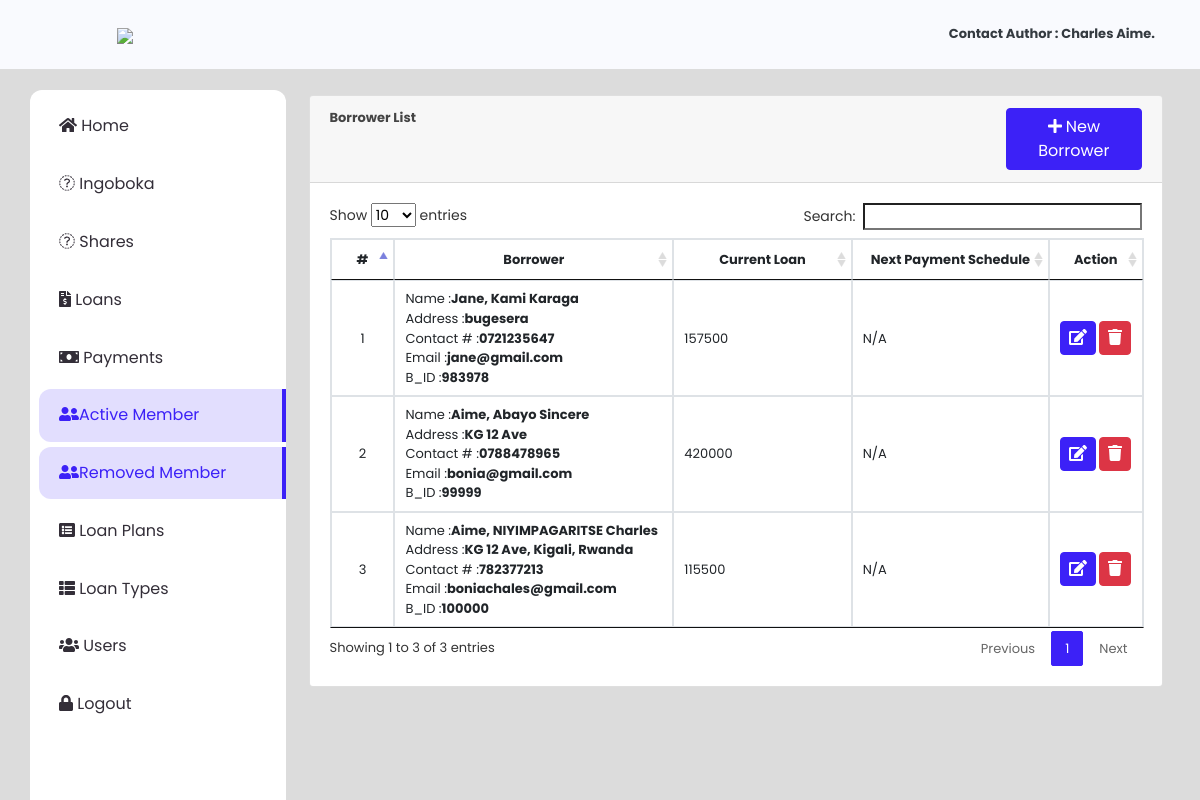
/index.php?page=borrowers (signed in), run on the app's committed database.
### tables this page shows
CREATE TABLE `borrowers` (
  `id` int(30) NOT NULL,
  `firstname` varchar(100) NOT NULL,
  `middlename` varchar(100) NOT NULL,
  `lastname` varchar(100) NOT NULL,
  `contact_no` varchar(30) NOT NULL,
  `address` text NOT NULL,
  `email` varchar(50) NOT NULL,
  `tax_id` varchar(50) NOT NULL,
  `date_created` timestamp NOT NULL DEFAULT current_timestamp() ON UPDATE current_timestamp(),
  `status` varchar(12) NOT NULL
);

CREATE TABLE `loan_list` (
  `id` int(30) NOT NULL,
  `ref_no` varchar(50) NOT NULL,
  `loan_type_id` int(30) NOT NULL,
  `borrower_id` int(30) NOT NULL,
  `purpose` text NOT NULL,
  `amount` double NOT NULL,
  `plan_id` int(30) NOT NULL,
  `status` tinyint(1) NOT NULL DEFAULT 0 COMMENT '0=pending,1=approved,2=competed,3=denied',
  `date_released` datetime NOT NULL,
  `date_created` datetime NOT NULL DEFAULT current_timestamp() ON UPDATE current_timestamp()
);

CREATE TABLE `payments` (
  `id` int(30) NOT NULL,
  `loan_id` int(30) NOT NULL,
  `payee` text NOT NULL,
  `amount` float NOT NULL DEFAULT 0,
  `penalty_amount` float NOT NULL DEFAULT 0,
  `overdue` tinyint(1) NOT NULL DEFAULT 0 COMMENT '0=no , 1 = yes',
  `date_created` datetime NOT NULL DEFAULT current_timestamp()
);

### borrowers.php (the view, shortened to what this page needs)
<?php include 'db_connect.php' ?>
<div class="container-fluid">
	<div class="col-lg-12">
		<div class="card">
			<div class="card-header">
				<large class="card-title">
					<b>Borrower List</b>
				</large>
				<button class="btn btn-primary col-md-2 float-right" type="button" id="new_borrower"><i class="fa fa-plus"></i> New Borrower</button>
			</div>
			<div class="card-body">
				<table class="table table-bordered" id="borrower-list">
					<colgroup>
						<col width="10%">
						<col width="35%">
						<col width="30%">
						<col width="15%">
						<col width="10%">
					</colgroup>
					<thead>
						<tr>
							<th class="text-center">#</th>
							<th class="text-center">Borrower</th>
							<th class="text-center">Current Loan</th>
							<th class="text-center">Next Payment Schedule</th>
							<th class="text-center">Action</th>
						</tr>
					</thead>
					<tbody>
						<?php
						$i = 1;
							$qry = $conn->query("SELECT * FROM  borrowers  where borrowers.status='active' order by borrowers.id desc");
							while($row = $qry->fetch_assoc()):
								$b_id=$row['id'];
							if(	$loan=$conn->query("SELECT * from loan_list where borrower_id='$b_id'"))
								$loan=$loan->fetch_array();
								$lid=$loan['id'];
								$payed=$conn->query("SELECT * from payments list where loan_id='$lid'");
								$payed=$payed->fetch_array();
								$current=$loan['amount']+(($loan['amount']*5))/100-$payed['amount'];
						 ?>
						 <tr>
						 	<td class="text-center"><?php echo $i++ ?></td>
						 	<td>
						 		<p>Name :<b><?php echo ucwords($row['lastname'].", ".$row['firstname'].' '.$row['middlename']) ?></b></p>
						 		<p>Address :<b><?php echo $row['address'] ?></b></p>
						 		<p>Contact # :<b><?php echo $row['contact_no'] ?></b></p>
						 		<p>Email :<b><?php echo $row['email'] ?></b></p>
						 		<p>B_ID :<b><?php echo $row['tax_id'] ?></b></p>
						 	</td>
						 	<td class=""><?php echo $current > 1 ?  $current : $current; ?></td>
						 	<td class="">N/A</td>
						 	<td class="text-center">
						 			<button class="btn btn-primary edit_borrower" type="button" data-id="<?php echo $row['id'] ?>"><i class="fa fa-edit"></i></button>
						 			<button class="btn btn-danger delete_borrower" type="button" data-id="<?php echo $row['id'] ?>"><i class="fa fa-trash"></i></button>
						 	</td>
						 </tr>
						<?php endwhile; ?>
					</tbody>
				</table>
			</div>
		</div>
	</div>
</div>

### assets/css/style.css (style rules this page uses)
body { font-family: "Poppins", sans-serif; color: #444444; width: 100%; height: calc(100%); font-size: .813rem; background-color: #f9fafe; }
.btn-primary { color: #fff; background-color: #3c21f7; border-color: #3c21f7; }
.btn.edit_course, .btn.delete_course, .btn.view_payment, .btn.edit_fees, .btn.delete_fees, .btn.edit_student, .btn.delete_student, .btn.edit_payment, .btn.delete_payment, .btn.delete_loan, .btn.edit_loan, .btn.delete_plan, .btn.edit_plan, .btn.delete_borrower, .btn.edit_borrower, .btn.edit_ltype, .btn.delete_ltype { padding: 4px 8px; }
.table-bordered td, .table-bordered th { white-space: nowrap; }

### index.php (style rules this page uses)
body { background: #80808045; }

### borrowers.php (style rules this page uses)
td p { margin:unset; }
td { vertical-align: middle !important; }

### data on the page
borrowers: lastname+firstname+middlename "Jane, Kami Karaga", address "bugesera", contact_no "0721235647", email "jane@gmail.com", tax "983978", loan_list.amount "157500"
borrowers: lastname+firstname+middlename "Aime, Abayo Sincere", address "KG 12 Ave", contact_no "0788478965", email "bonia@gmail.com", tax "99999", loan_list.amount "420000"
borrowers: lastname+firstname+middlename "Aime, NIYIMPAGARITSE Charles", address "KG 12 Ave, Kigali, Rwanda", contact_no "782377213", email "boniachales@gmail.com", tax "100000", loan_list.amount "115500"
